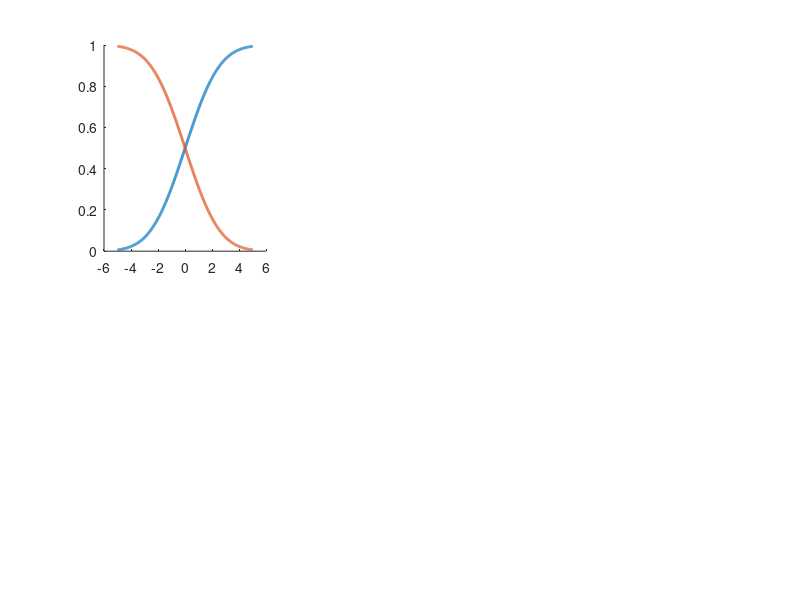

This figure's MATLAB source: (Note: this script raises an error after producing the figure.)
% load staircase solutions
load('staircases.mat');

%% Psychometric function
x = linspace(-5,5,1000); sigma = 2;
f = normpdf(x,0,sigma); F = normcdf(x,0,sigma);
figure; hold on; set(gcf,'Position',[50 300 1000 600]);

%% 1-up 1-down probs
% Draw Pup and Pdown
M = 1; N = 1; 
Pd = F/N; Pu = (1-F)/M;
subplot(2,3,1); hold on; plot(x,Pd,'LineWidth',2); plot(x,Pu,'LineWidth',2); vline(sigma*norminv(NonconsecutiveStaircase.BalancePoint.Percentile(M,N)),'--k'); 
box off; set(gca,'YTick',0.25:0.25:1,'XTick',sigma*[-2.5 0 2.5],'XTickLabel',{'-2.5\sigma','0','+2.5\sigma'},'FontSize',10); %axis off;
set(gca,'TickDir','Out'); ticklength; set(gca,'Color','none');
title('1-up 1-down','fontweight','bold'); ylabel({'Transition probability'}); 
legend('Downward', 'Upward','Location','east','Color','None'); hleg = legend('show'); title(hleg,'Direction');
% Draw psychometric function
subplot(2,3,4); plot(x,F,'k','LineWidth',2); vline(sigma*norminv(NonconsecutiveStaircase.BalancePoint.Percentile(M,N)),'--k'); 
hline(NonconsecutiveStaircase.BalancePoint.Percentile(M,N),'--k'); box off; %axis off;
xlabel('Stimulus, \it s','Interpreter','tex'); ylabel({'Cumulative Probability, \Phi(s)'}); 
set(gca,'YTick',0.25:0.25:1,'XTick',sigma*[-2.5 0 2.5],'XTickLabel',{'-2.5\sigma','0','+2.5\sigma'},'FontSize',10); %axis off;
set(gca,'TickDir','Out'); ticklength; set(gca,'Color','none');
F_targ = NonconsecutiveStaircase.BalancePoint.Percentile(M,N);
[~,indx] = min(abs(F - F_targ));
hold on; plot(x(indx),F(indx),'ok','MarkerFaceColor','k');

%% 1-up 3-down probs
% Draw Pup and Pdown
M = 1; N = 3; 
Pd = F/N; Pu = (1-F)/M;
subplot(2,3,2); hold on; plot(x,Pd,'LineWidth',2); plot(x,Pu,'LineWidth',2); vline(sigma*norminv(NonconsecutiveStaircase.BalancePoint.Percentile(M,N)),'--k'); 
box off; set(gca,'YTick',0.25:0.25:1,'XTick',sigma*[-2.5 0 2.5],'XTickLabel',{'-2.5\sigma','0','+2.5\sigma'},'FontSize',10); %axis off;
set(gca,'TickDir','Out'); ticklength; set(gca,'Color','none');
title('1-up 3-down','fontweight','bold');
% Draw psychometric function
subplot(2,3,5); plot(x,F,'k','LineWidth',2); vline(sigma*norminv(NonconsecutiveStaircase.BalancePoint.Percentile(M,N)),'--k'); 
hline(NonconsecutiveStaircase.BalancePoint.Percentile(M,N),'--k'); box off; %axis off; box off; %axis off;
xlabel('Stimulus, \it s','Interpreter','tex'); 
set(gca,'YTick',0.25:0.25:1,'XTick',sigma*[-2.5 0 2.5],'XTickLabel',{'-2.5\sigma','0','+2.5\sigma'},'FontSize',10); %axis off;
set(gca,'TickDir','Out'); ticklength; set(gca,'Color','none');
F_targ = NonconsecutiveStaircase.BalancePoint.Percentile(M,N);
[~,indx] = min(abs(F - F_targ));
hold on; plot(x(indx),F(indx),'ok','MarkerFaceColor','k');

%% 3-up 1-down probs
% Draw Pup and Pdown
M = 3; N = 1; 
Pd = F/N; Pu = (1-F)/M;
subplot(2,3,3); hold on; plot(x,Pd,'LineWidth',2); plot(x,Pu,'LineWidth',2); vline(sigma*norminv(NonconsecutiveStaircase.BalancePoint.Percentile(M,N)),'--k'); 
box off; set(gca,'YTick',0.25:0.25:1,'XTick',sigma*[-2.5 0 2.5],'XTickLabel',{'-2.5\sigma','0','+2.5\sigma'},'FontSize',10); %axis off;
set(gca,'TickDir','Out'); ticklength; set(gca,'Color','none');
title('3-up 1-down','fontweight','bold');
% Draw psychometric function
subplot(2,3,6); plot(x,F,'k','LineWidth',2); vline(sigma*norminv(NonconsecutiveStaircase.BalancePoint.Percentile(M,N)),'--k'); 
hline(NonconsecutiveStaircase.BalancePoint.Percentile(M,N),'--k'); box off; %axis off; box off; %axis off;
xlabel('Stimulus, \it s','Interpreter','tex'); 
set(gca,'YTick',0.25:0.25:1,'XTick',sigma*[-2.5 0 2.5],'XTickLabel',{'-2.5\sigma','0','+2.5\sigma'},'FontSize',10); %axis off;
set(gca,'TickDir','Out'); ticklength; set(gca,'Color','none');
F_targ = NonconsecutiveStaircase.BalancePoint.Percentile(M,N);
[~,indx] = min(abs(F - F_targ));
hold on; plot(x(indx),F(indx),'ok','MarkerFaceColor','k');